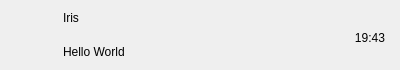
<?xml version="1.0" encoding="UTF-8"?>
<ui version="4.0">
 <class>ChatHistoryWidget</class>
 <widget class="QWidget" name="ChatHistoryWidget">
  <property name="geometry">
   <rect>
    <x>0</x>
    <y>0</y>
    <width>400</width>
    <height>70</height>
   </rect>
  </property>
  <property name="minimumSize">
   <size>
    <width>0</width>
    <height>70</height>
   </size>
  </property>
  <property name="maximumSize">
   <size>
    <width>16777215</width>
    <height>70</height>
   </size>
  </property>
  <property name="windowTitle">
   <string>Form</string>
  </property>
  <layout class="QHBoxLayout" name="horizontalLayout">
   <property name="spacing">
    <number>5</number>
   </property>
   <property name="leftMargin">
    <number>6</number>
   </property>
   <property name="topMargin">
    <number>2</number>
   </property>
   <property name="rightMargin">
    <number>6</number>
   </property>
   <property name="bottomMargin">
    <number>2</number>
   </property>
   <item>
    <widget class="QWidget" name="widIcon" native="true">
     <property name="minimumSize">
      <size>
       <width>50</width>
       <height>50</height>
      </size>
     </property>
     <property name="maximumSize">
      <size>
       <width>50</width>
       <height>50</height>
      </size>
     </property>
     <layout class="QHBoxLayout" name="horizontalLayout_2">
      <property name="spacing">
       <number>0</number>
      </property>
      <property name="leftMargin">
       <number>0</number>
      </property>
      <property name="topMargin">
       <number>0</number>
      </property>
      <property name="rightMargin">
       <number>0</number>
      </property>
      <property name="bottomMargin">
       <number>0</number>
      </property>
      <item>
       <widget class="QLabel" name="lbIcon">
        <property name="minimumSize">
         <size>
          <width>45</width>
          <height>45</height>
         </size>
        </property>
        <property name="maximumSize">
         <size>
          <width>45</width>
          <height>45</height>
         </size>
        </property>
        <property name="text">
         <string/>
        </property>
       </widget>
      </item>
     </layout>
    </widget>
   </item>
   <item>
    <widget class="QWidget" name="widInfo" native="true">
     <layout class="QVBoxLayout" name="verticalLayout">
      <property name="leftMargin">
       <number>2</number>
      </property>
      <property name="topMargin">
       <number>2</number>
      </property>
      <property name="rightMargin">
       <number>2</number>
      </property>
      <property name="bottomMargin">
       <number>2</number>
      </property>
      <item>
       <widget class="QLabel" name="lbName">
        <property name="text">
         <string>Iris</string>
        </property>
       </widget>
      </item>
      <item>
       <widget class="QLabel" name="lbInfo">
        <property name="text">
         <string>Hello World</string>
        </property>
       </widget>
      </item>
     </layout>
    </widget>
   </item>
   <item>
    <widget class="QWidget" name="widTime" native="true">
     <property name="minimumSize">
      <size>
       <width>50</width>
       <height>50</height>
      </size>
     </property>
     <property name="maximumSize">
      <size>
       <width>50</width>
       <height>50</height>
      </size>
     </property>
     <widget class="QLabel" name="lbTime">
      <property name="geometry">
       <rect>
        <x>-10</x>
        <y>20</y>
        <width>72</width>
        <height>15</height>
       </rect>
      </property>
      <property name="text">
       <string>19:43</string>
      </property>
      <property name="alignment">
       <set>Qt::AlignCenter</set>
      </property>
     </widget>
    </widget>
   </item>
  </layout>
 </widget>
 <resources>
  <include location="../resources.qrc"/>
 </resources>
 <connections/>
</ui>
